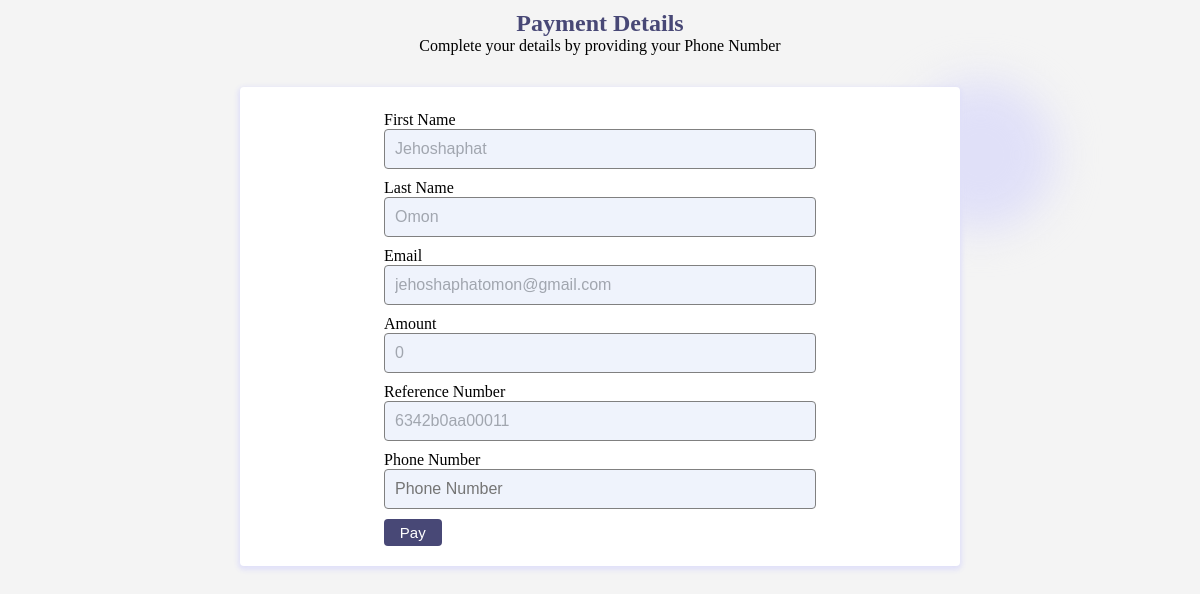
Screenshot of /User/Customer_form.php (signed in) with the database file from the repository.
### tables this page shows
CREATE TABLE `users` (
  `id` int(6) NOT NULL,
  `first_name` varchar(100) NOT NULL,
  `last_name` varchar(100) NOT NULL,
  `email` varchar(100) NOT NULL,
  `password` varchar(255) NOT NULL,
  `role` enum('Admin','User') NOT NULL DEFAULT 'User'
);

### User/Customer_form.php (the view, shortened to what this page needs)
<?php
    include ("../include/connection.php");
    $user_id = $_SESSION['id'];
    $select = "SELECT * FROM users WHERE id = $user_id";
    $result = $connection->prepare($select);
    $result->execute();
    $fetch = $result->fetch(PDO::FETCH_ASSOC);
    $user_email = $fetch['email'];
    $user_firstname = $fetch['first_name'];
    $user_lastname = $fetch['last_name'];
    $total_price =0;
    if($quantity == 1){
        $quantity = 1;
        $subtotal=$total_price;
    }else{
        $quantity = $quantity;
        $subtotal=$total_price*$quantity;
    }
    $reference = uniqid();
?>
<!DOCTYPE html>
<html lang="en">
<head>
    <link rel="stylesheet" href="./user_css/customer_form.css">
</head>
<body>
    <div class = "container">
        <h2>Payment Details</h2>
        <p>Complete your details by providing your Phone Number</p>
        <div class = "blur"></div>
        <div class ="form-container">
            <form action ="paystack.php" method = "POST">
                <div>
                    <label>First Name</label>
                    <input type="text" name="fname"  value= "<?php echo $user_firstname;?>" readonly >
                </div>
                <div>
                    <label>Last Name</label>
                    <input type="text" name="lname" value= "<?php echo $user_lastname;?>" readonly >
                </div>
                <div>
                    <label>Email</label>
                    <input type="email" name="email" value= "<?php echo $user_email;?>" readonly>
                </div>
                <div>
                    <label>Amount</label>
                    <input type="text" name="amount" value= "<?php echo $subtotal;?>" readonly>
                </div>
                <div>
                <label>Reference Number</label>
                    <input type="text" name="reference" value= "<?php echo  $reference;?>" readonly>
                </div>
                <div>
                    <label>Phone Number</label>
                    <input type="tel" name="phone" placeholder ="Phone Number" >
                </div>
                <div>
                <button type="submit" name = "pay-btn"> Pay </button>
                </div>
            </form>
        </div>
    </div>
</body>
</html>

### User/user_css/customer_form.css (style rules this page uses)
* { padding: 0; margin: 0; box-sizing: border-box; }
body { background-color: #f4f4f4; }
.container h2, p { text-align: center; }
.container h2 { margin-top: 10px; color: #484876; }
.form-container { width: 60%; margin: 2em auto; background-color: white; box-shadow: 0px 2px 5px 2px #e0e0f8; border-radius: 4px; }
.form-container input { width: 60%; color: #A1A6AF; background-color: #eff3fc ; font-size: 16px; border: 1px solid gray; border-radius: 4px; margin: 0 20%; padding: 10px; margin-bottom: 10px; }
.form-container form { padding-top: 1.5em; }
.form-container label { margin: 0 20%; font-size: 16px; }
.form-container button { width: 8%; padding: 5px; margin: 0 20%; margin-bottom: 20px; font-size: 15px; border-radius: 4px; border: none; background-color: #484876; color: white; cursor: pointer; }
.blur { width: 150px; min-height: 150px; background-color: #e0e0f8; position: absolute; top: 10%; right: 12%; border-radius: 50%; filter: blur(20px); z-index: -1; }

### rows the page displays
users: fname "Jehoshaphat", lname "Omon", email "jehoshaphatomon@gmail.com"
